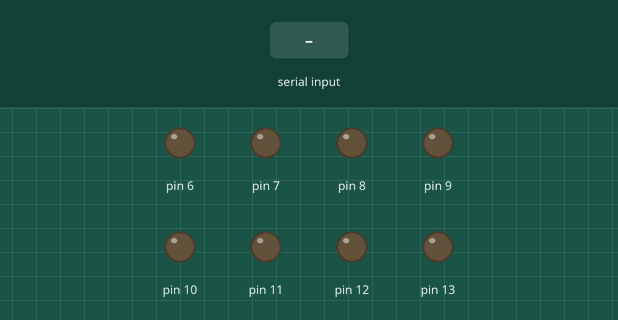
The sketch below on a simulated Arduino Uno, built with avr-gcc and run on an emulated ATmega328P. Parts: output pins drawn as LEDs (lit = HIGH). Inputs (shaded band) come from the test bench.

Above: at 1.2 s.
1.3 s: "1\n" received over Serial
At 2.1 s:
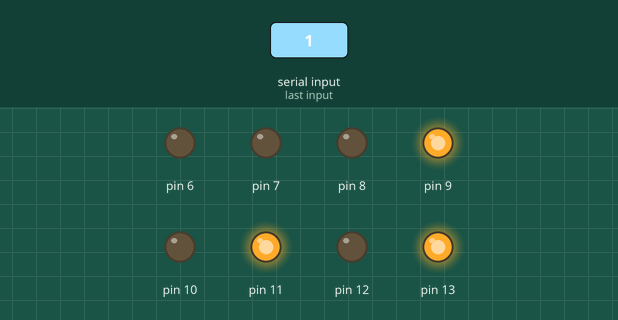
3.8 s: "2\n" received over Serial
At 4.4 s:
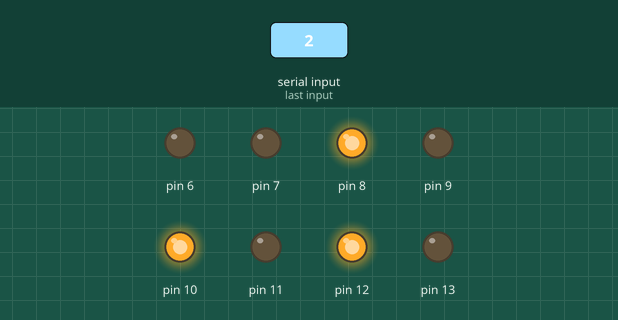
6.3 s: "3\n" received over Serial
At 7.1 s:
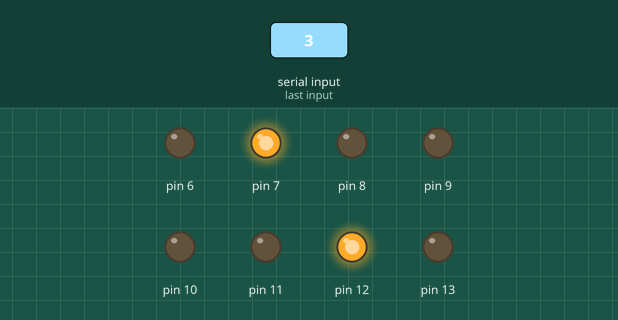
8.8 s: "4\n" received over Serial
At 9.4 s:
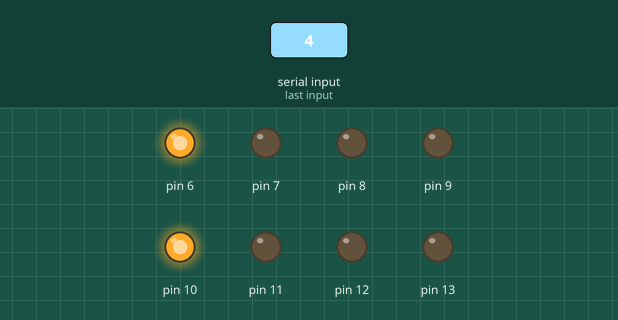
Timing chart, 0 to 11.8 s (numbered marks = the images above; inputs shaded):
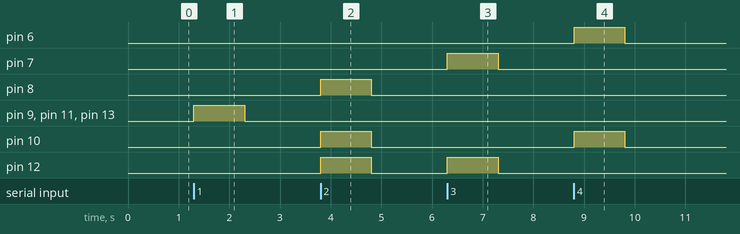

Measured:
- after the input at 1.3 s, pin 9, pin 11, pin 13: LOW → HIGH at once, → LOW 1.0 s later
- after the input at 3.8 s, pin 8, pin 10, pin 12: LOW → HIGH at once, → LOW 1.0 s later
- after the input at 6.3 s, pin 7, pin 12: LOW → HIGH at once, → LOW 1.0 s later
- after the input at 8.8 s, pin 6, pin 10: LOW → HIGH at once, → LOW 1.0 s later

The sketch:

DCmotot.ino
```cpp
int a = 0;
void setup()
{
  Serial.begin(9600);
  pinMode(13,OUTPUT);
  pinMode(12,OUTPUT);
  pinMode(11,OUTPUT);
  pinMode(10,OUTPUT);
  for(int i = 9 ;i>=6; i--){
  	pinMode(i,OUTPUT);
  }

}

void loop()
{
  if(Serial.available()>0){
   a = Serial.parseInt();
    if(a==1){
    	//forward - clockwise --> T1-L and T2-H
  		digitalWrite(13,HIGH);
  		digitalWrite(12,LOW);
  		digitalWrite(11,HIGH);
  		digitalWrite(10,LOW);
      	digitalWrite(9,HIGH);
        for(int i = 8 ;i>=6; i--){
  			digitalWrite(i,LOW);
 		 }


    }
    else if(a==2){
     //backward - AC --> T1-H and T2-LOW
  	digitalWrite(13,LOW);
  	digitalWrite(12,HIGH);
  	digitalWrite(11,LOW);
  	digitalWrite(10,HIGH);
    digitalWrite(8,HIGH);
      for(int i = 9 ;i>=6; i--){
        if(i!=8){
  			digitalWrite(i,LOW);
        }
 	  }
    }

    else if(a==3){
      //right - DC1 - CL and DC2 - stop
  		digitalWrite(13,LOW);
  		digitalWrite(12,HIGH);
  		digitalWrite(11,LOW);
  		digitalWrite(10,LOW);
      	digitalWrite(7,HIGH);
      for(int i = 9 ;i>=6; i--){
        if(i!=7){
  			digitalWrite(i,LOW);
        }
 	  }
    }

    else if(a==4){
    	//left - DC1 - stop and DC2 - Clockwise
  		digitalWrite(13,LOW);
  		digitalWrite(12,LOW);
  		digitalWrite(11,LOW);
  		digitalWrite(10,HIGH);
        digitalWrite(6,HIGH);
      for(int i = 9 ;i>=6; i--){
        if(i!=6){
  			digitalWrite(i,LOW);
        }
 	  }
    }

    else{
    	//stop - DC1 - stop and DC2 - stop
  		digitalWrite(13,LOW);
  		digitalWrite(12,LOW);
  		digitalWrite(11,LOW);
  		digitalWrite(10,LOW);
      for(int i = 9 ;i>=6; i--){
  			digitalWrite(i,LOW);
 		 }
    }


  }
}
```
